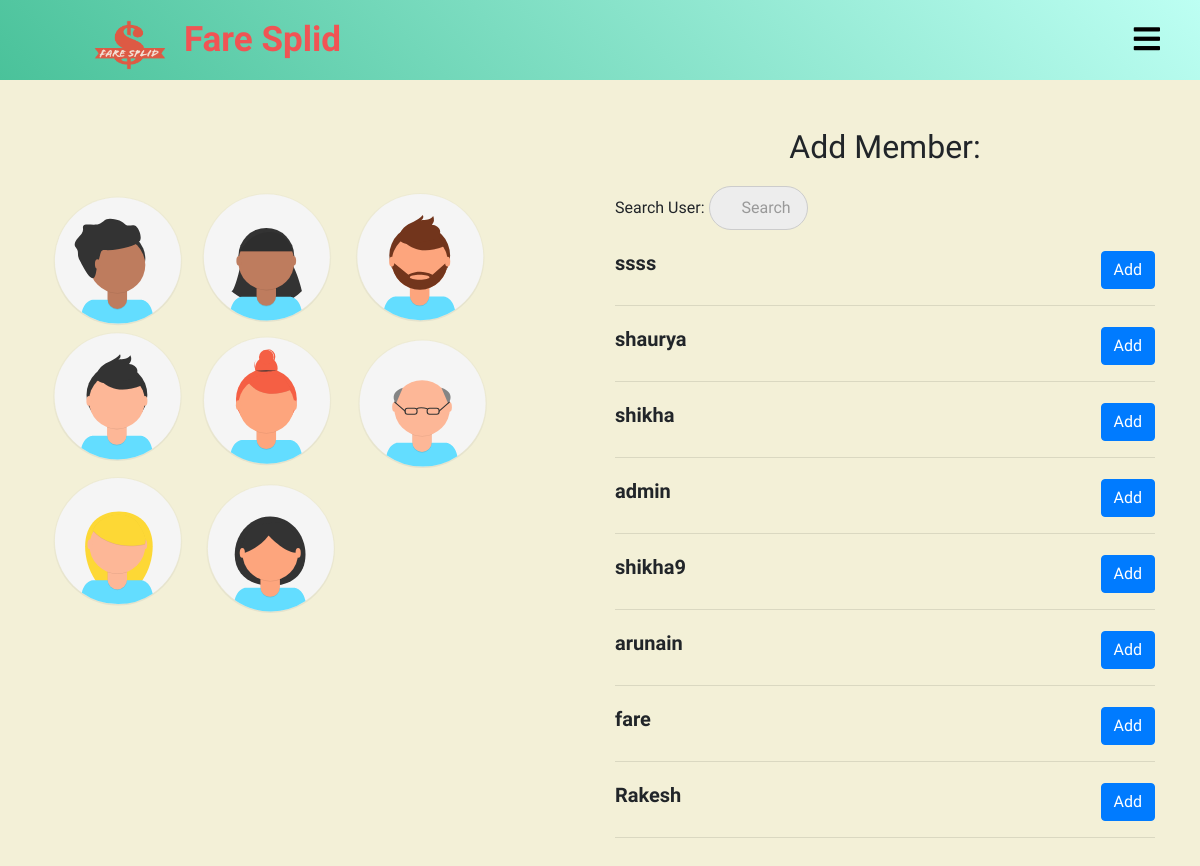
The app's page /splitter/members_list/25/ with its own data.
### splitter/models.py (models this page shows)
class User(AbstractUser):
    pass

### splitter/views.py (the view)
# urls.py: path('members_list/<int:pk>/',views.list_members,name="list_members"),
def list_members(request,pk):
    rooms = get_object_or_404(room,pk=pk)
    query = request.GET.get("q", None)
    members = room_members.objects.filter(room=rooms)
    members_list = [x.member for x in members]
    qs = User.objects.all()
    if query is not None:
        qs = qs.filter(
                Q(username__icontains=query)
                )
    qs_one = []
    for x in qs:
        if x in members_list:
            pass
        else:
            qs_one.append(x)
    context = {
        "members_list": qs_one,
        "rooms":rooms
    }
    template = "splitter/members_list.html"
    return render(request, template, context)

### templates/splitter/members_list.html
{% extends 'splitter/base.html' %}
{% load static %}
{% block css %}
  <link rel="stylesheet" href="{% static 'css/mysearchbar.css' %}">
  <link rel="stylesheet" href="{% static 'css/members_list.css' %}">
{% endblock %}
{% block content %}
<div class="add-member-page">
  <div class="row">
    <div class="col-lg-6">
      <div class="add-member-img-grid">
        <img src="{% static 'images/undraw_team_ih79.svg' %}" alt="" class="add-member-img">
      </div>
    </div>
    <div class="col-lg-6">
      <div class="container add-member-grid">
        <h2>Add Member:</h2>
        <form method='GET' action="{% url 'splitter:list_members' pk=rooms.pk %}">
          <p>Search User: <input type='search' name='q' placeholder='Search'></p>
        </form>
        {% for obj in members_list %}
        <div class="member-box">
        <h5><b>{{ obj.username }}</b>
        <div class="add-button">
          <a href="{% url 'splitter:add_member' pk=rooms.pk id=obj.id %}" class="btn btn-primary">Add</a>
        </div>
        </h5>
        </div>
        <hr>
        {% endfor %}
      </div>
    </div>
  </div>
</div>
{% endblock %}

### static/css/home_page.css (style rules this page uses)
* { padding: 0; margin: 0; text-decoration: none; list-style: none; box-sizing: border-box; font-family: 'Merienda One', cursive; }
body,html { overflow-x: hidden; }
:root { var(--IndianRed): #db575b; var(--Aqua): #99ffe4; var(--MiddleBlue): #88cfd3; var(--SteelBlue): #578bb2; var(--BdazzledBlue): #345c98; var(--DarkButton): linear-gradient(to top, #30cfd0 0%, #330867 100%); var(--LightButton): linear-gradient(to top, #48c6ef 0%, #6f86d6 100%); var(--RedButton): linear-gradient(45deg, #874da2 0%, #c43a30 100%); }

### static/css/members_list.css (style rules this page uses)
* { margin: 0; padding: 0; }
body,html { margin: 0; padding: 0; }
.add-member-page .row { width: 100%; }
.add-member-img-grid { width: 100%; height: 100%; margin: 0px; }
.add-member-img { position: relative; width: 100%; height: 60vh; padding: 30px; margin-top: 75px; padding-left: 0px; }
.add-member-grid { display: flex; flex-direction: column; padding: 0px 50px; margin: 20px 0px; }
.add-member-grid h2 { text-align: center; margin: 20px 0px; }
.add-member-grid .member-box { display: inline-table; width: 100%; padding-top: 5px; }
.add-member-grid .member-box .add-button { float: right; margin-right: 0px; }

### templates/splitter/base.html (style rules this page uses)
body { background-color: #F3F0D7; }

### records on screen
User: username "ssss"
User: username "shaurya"
User: username "shikha"
User: username "admin"
User: username "shikha9"
User: username "arunain"
User: username "fare"
User: username "Rakesh"
